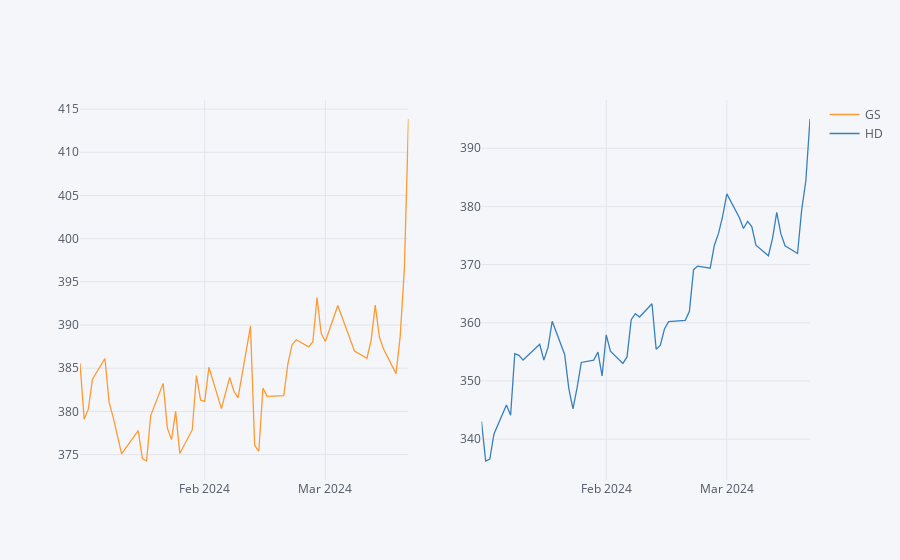

Notebook cell for this chart:
### Code cell
# Plotting using Subplots
df4[['GS', 'HD']].iplot(subplots=True)

### Figure 1 — Plotly figure (JSON) as saved in the notebook; plotly's stock layout.template omitted (floating-point values rounded to 4 significant figures)
{"data": [{"line": {"color": "rgba(255, 153, 51, 1.0)", "dash": "solid", "shape": "linear", "width": 1.3}, "mode": "lines", "name": "GS", "text": "", "type": "scatter", "x": ["2024-01-02", "2024-01-03", "2024-01-04", "2024-01-05", "2024-01-08", "2024-01-09", "2024-01-10", "2024-01-11", "2024-01-12", "2024-01-16", "2024-01-17", "2024-01-18", "2024-01-19", "2024-01-22", "2024-01-23", "2024-01-24", "2024-01-25", "2024-01-26", "2024-01-29", "2024-01-30", "2024-01-31", "2024-02-01", "2024-02-02", "2024-02-05", "2024-02-06", "2024-02-07", "2024-02-08", "2024-02-09", "2024-02-12", "2024-02-13", "2024-02-14", "2024-02-15", "2024-02-16", "2024-02-20", "2024-02-21", "2024-02-22", "2024-02-23", "2024-02-26", "2024-02-27", "2024-02-28", "2024-02-29", "2024-03-01", "2024-03-04", "2024-03-05", "2024-03-06", "2024-03-07", "2024-03-08", "2024-03-11", "2024-03-12", "2024-03-13", "2024-03-14", "2024-03-15", "2024-03-18", "2024-03-19", "2024-03-20", "2024-03-21"], "xaxis": "x", "y": [385.6, 379.1, 380.3, 383.7, 386.1, 381.0, 379.3, 377.1, 375.1, 377.8, 374.5, 374.3, 379.5, 383.2, 378.1, 376.7, 380.0, 375.1, 377.9, 384.1, 381.3, 381.1, 385.1, 380.3, 382.3, 383.9, 382.3, 381.6, 389.9, 376.1, 375.4, 382.7, 381.7, 381.8, 385.5, 387.7, 388.3, 387.5, 388.1, 393.2, 389.0, 388.1, 392.2, 390.9, 389.6, 388.4, 387.0, 386.2, 388.2, 392.3, 388.6, 387.2, 384.4, 388.7, 396.5, 413.9], "yaxis": "y"}, {"line": {"color": "rgba(55, 128, 191, 1.0)", "dash": "solid", "shape": "linear", "width": 1.3}, "mode": "lines", "name": "HD", "text": "", "type": "scatter", "x": ["2024-01-02", "2024-01-03", "2024-01-04", "2024-01-05", "2024-01-08", "2024-01-09", "2024-01-10", "2024-01-11", "2024-01-12", "2024-01-16", "2024-01-17", "2024-01-18", "2024-01-19", "2024-01-22", "2024-01-23", "2024-01-24", "2024-01-25", "2024-01-26", "2024-01-29", "2024-01-30", "2024-01-31", "2024-02-01", "2024-02-02", "2024-02-05", "2024-02-06", "2024-02-07", "2024-02-08", "2024-02-09", "2024-02-12", "2024-02-13", "2024-02-14", "2024-02-15", "2024-02-16", "2024-02-20", "2024-02-21", "2024-02-22", "2024-02-23", "2024-02-26", "2024-02-27", "2024-02-28", "2024-02-29", "2024-03-01", "2024-03-04", "2024-03-05", "2024-03-06", "2024-03-07", "2024-03-08", "2024-03-11", "2024-03-12", "2024-03-13", "2024-03-14", "2024-03-15", "2024-03-18", "2024-03-19", "2024-03-20", "2024-03-21"], "xaxis": "x2", "y": [343.0, 336.2, 336.6, 340.9, 345.9, 344.1, 354.7, 354.4, 353.6, 356.3, 353.6, 355.8, 360.3, 354.6, 348.7, 345.2, 348.9, 353.2, 353.6, 355.0, 350.9, 357.9, 355.1, 353.0, 354.1, 360.5, 361.6, 361.0, 363.3, 355.5, 356.1, 358.9, 360.2, 360.4, 362.0, 369.1, 369.7, 369.4, 373.3, 375.4, 378.3, 382.2, 378.1, 376.2, 377.4, 376.5, 373.4, 371.5, 374.5, 379.0, 375.3, 373.2, 371.9, 379.4, 384.4, 395.0], "yaxis": "y2"}], "layout": {"legend": {"bgcolor": "#F5F6F9", "font": {"color": "#4D5663"}}, "paper_bgcolor": "#F5F6F9", "plot_bgcolor": "#F5F6F9", "title": {"font": {"color": "#4D5663"}}, "xaxis": {"anchor": "y", "domain": [0, 0.45], "gridcolor": "#E1E5ED", "showgrid": true, "tickfont": {"color": "#4D5663"}, "title": {"font": {"color": "#4D5663"}, "text": ""}, "zerolinecolor": "#E1E5ED"}, "xaxis2": {"anchor": "y2", "domain": [0.55, 1], "gridcolor": "#E1E5ED", "showgrid": true, "tickfont": {"color": "#4D5663"}, "title": {"font": {"color": "#4D5663"}, "text": ""}, "zerolinecolor": "#E1E5ED"}, "yaxis": {"anchor": "x", "domain": [0, 1], "gridcolor": "#E1E5ED", "showgrid": true, "tickfont": {"color": "#4D5663"}, "title": {"font": {"color": "#4D5663"}, "text": ""}, "zerolinecolor": "#E1E5ED"}, "yaxis2": {"anchor": "x2", "domain": [0, 1], "gridcolor": "#E1E5ED", "showgrid": true, "tickfont": {"color": "#4D5663"}, "title": {"font": {"color": "#4D5663"}, "text": ""}, "zerolinecolor": "#E1E5ED"}}}
